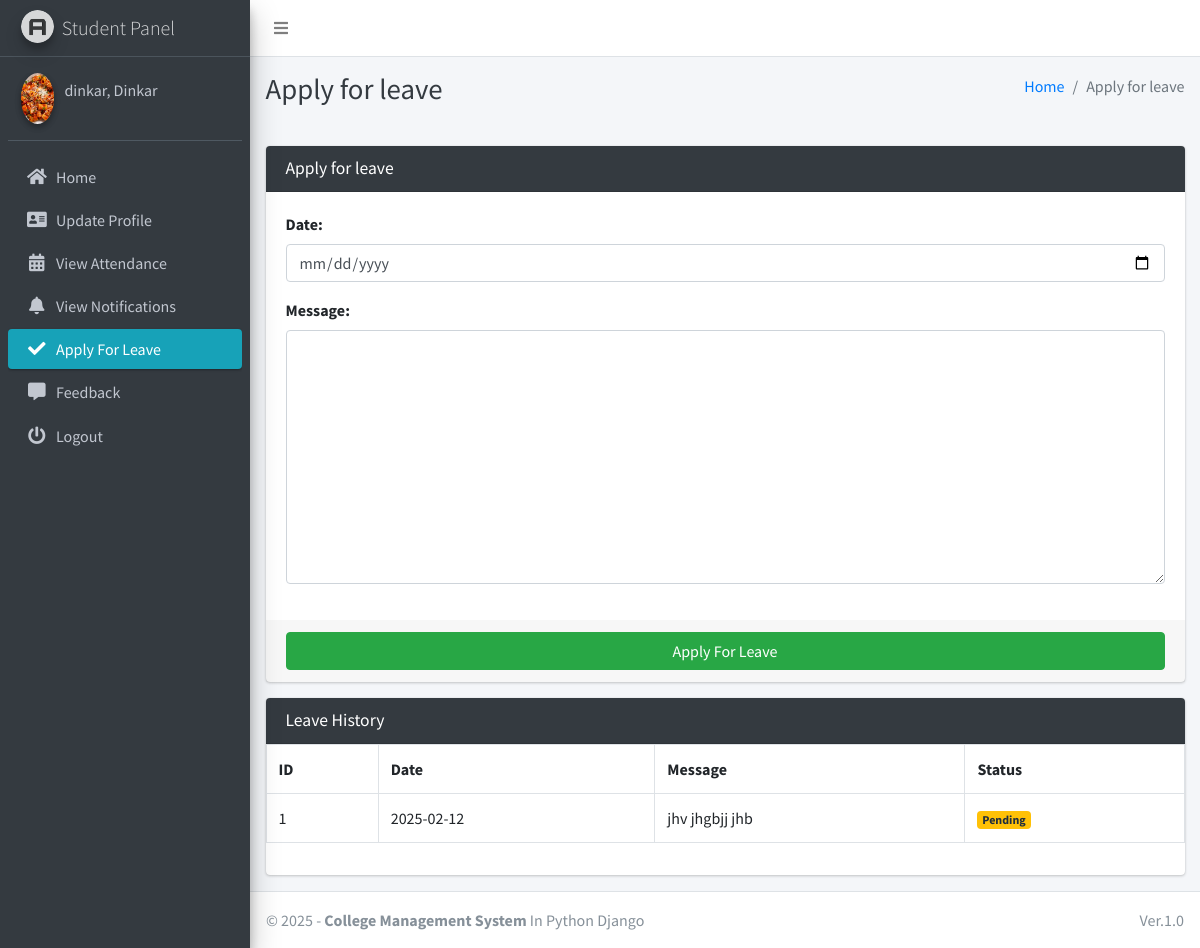
Before: /student/apply/leave/ (signed in) with the older database file.
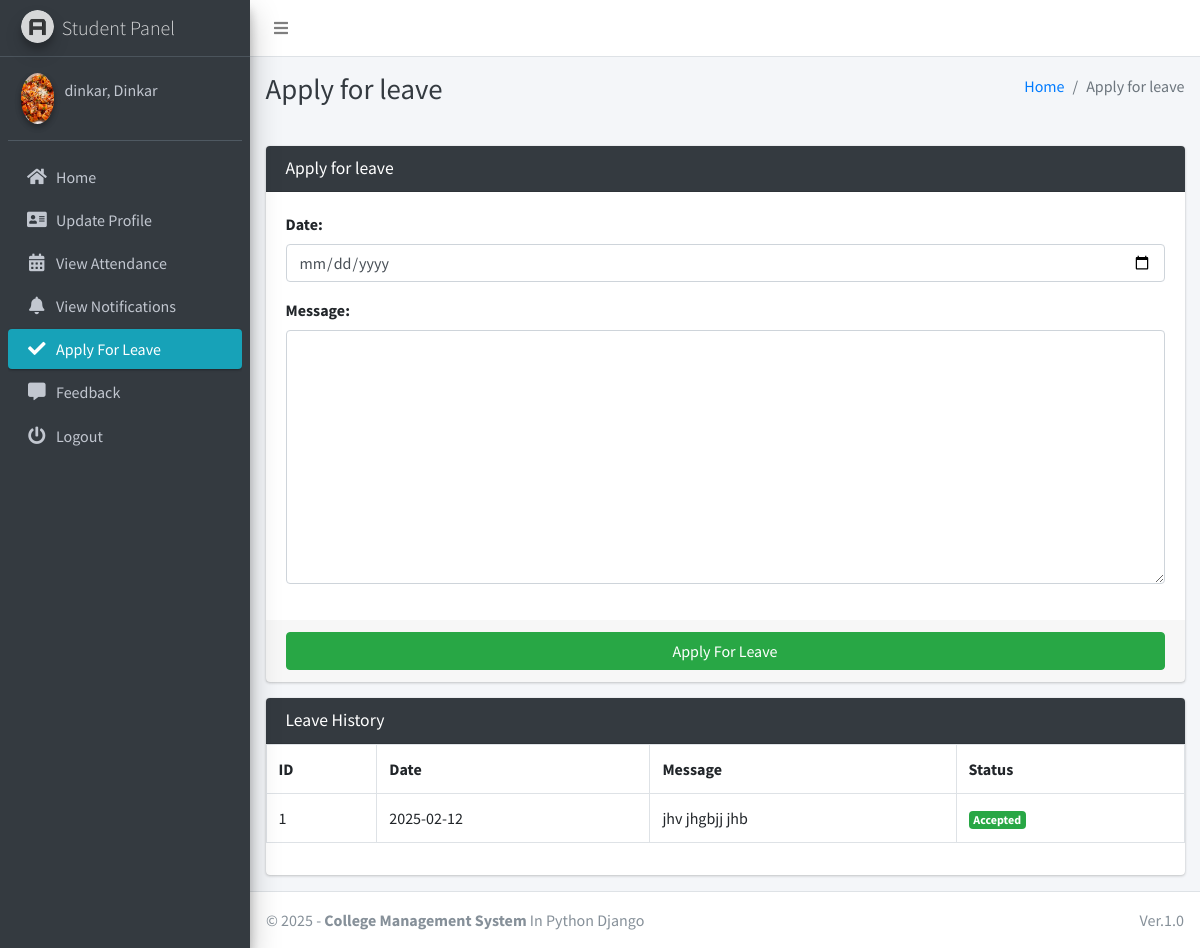
After: the same page with the newer database file.
### main_app/models.py (models this page shows)
class LeaveReportStudent(models.Model):
    student = models.ForeignKey(Student, on_delete=models.CASCADE)
    date = models.CharField(max_length=60)
    message = models.TextField()
    status = models.SmallIntegerField(default=0)
    created_at = models.DateTimeField(auto_now_add=True)
    updated_at = models.DateTimeField(auto_now=True)

### main_app/student_views.py (the view, shortened to what this page needs)
# urls.py: path("student/apply/leave/", student_views.student_apply_leave,
def student_apply_leave(request):
    form = LeaveReportStudentForm(request.POST or None)
    student = get_object_or_404(Student, admin_id=request.user.id)
    context = {
        'form': form,
        'leave_history': LeaveReportStudent.objects.filter(student=student),
        'page_title': 'Apply for leave'
    }
    return render(request, "student_template/student_apply_leave.html", context)

### main_app/forms.py
class LeaveReportStudentForm(FormSettings):
    def __init__(self, *args, **kwargs):
        super(LeaveReportStudentForm, self).__init__(*args, **kwargs)
    class Meta:
        model = LeaveReportStudent
        fields = ['date', 'message']
        widgets = {
            'date': DateInput(attrs={'type': 'date'}),
        }

### main_app/models.py (called while the page is built)
    def __str__(self):
        return self.last_name + ", " + self.first_name

### main_app/templates/student_template/student_apply_leave.html
{% extends 'main_app/base.html' %}
{% load static %}
{% block page_title %}{{page_title}}{% endblock page_title %}
{% block content %}
<section class="content">
    <div class="container-fluid">
        <div class="row">
            <div class="col-md-12">
                <div class="card card-dark">
                    <div class="card-header">
                        <h3 class="card-title">{{page_title}}</h3>
                    </div>
                    {% include "main_app/form_template.html" with messages=messages  form=form button_text="Apply For Leave"%}
                </div>
<div class="card card-dark">
    <div class="card-header"><h3 class="card-title">Leave History</h3></div>
   <div class="table">
       <table class="table table-bordered">
           <tr>
               <th>ID</th>
               <th>Date</th>
               <th>Message</th>
                <th>Status</th>
        </tr>
        {% for leave in leave_history %}
        <tr>
            <td>{{forloop.counter}}</td>
            <td>{{leave.date}}</td>
              <td>{{leave.message}}</td>
              <td>
                  {% if leave.status == 0 %}
                  <span class="badge badge-warning">Pending</span>
                  {% elif leave.status == 1 %}
                  <span class="badge badge-success">Accepted</span>
                    {% else %}
                    <span class="badge badge-danger">Rejected</span>
                    {% endif %}
                </td>
            </tr>
            {% endfor %}
        </table>
    </div>
    </div>
            </div>
        </div>
    </div>
</section>
{% endblock content %}

Changed rows visible on the page:
changed LeaveReportStudent "jhv jhgbjj jhb": status "Pending" → "Accepted"
